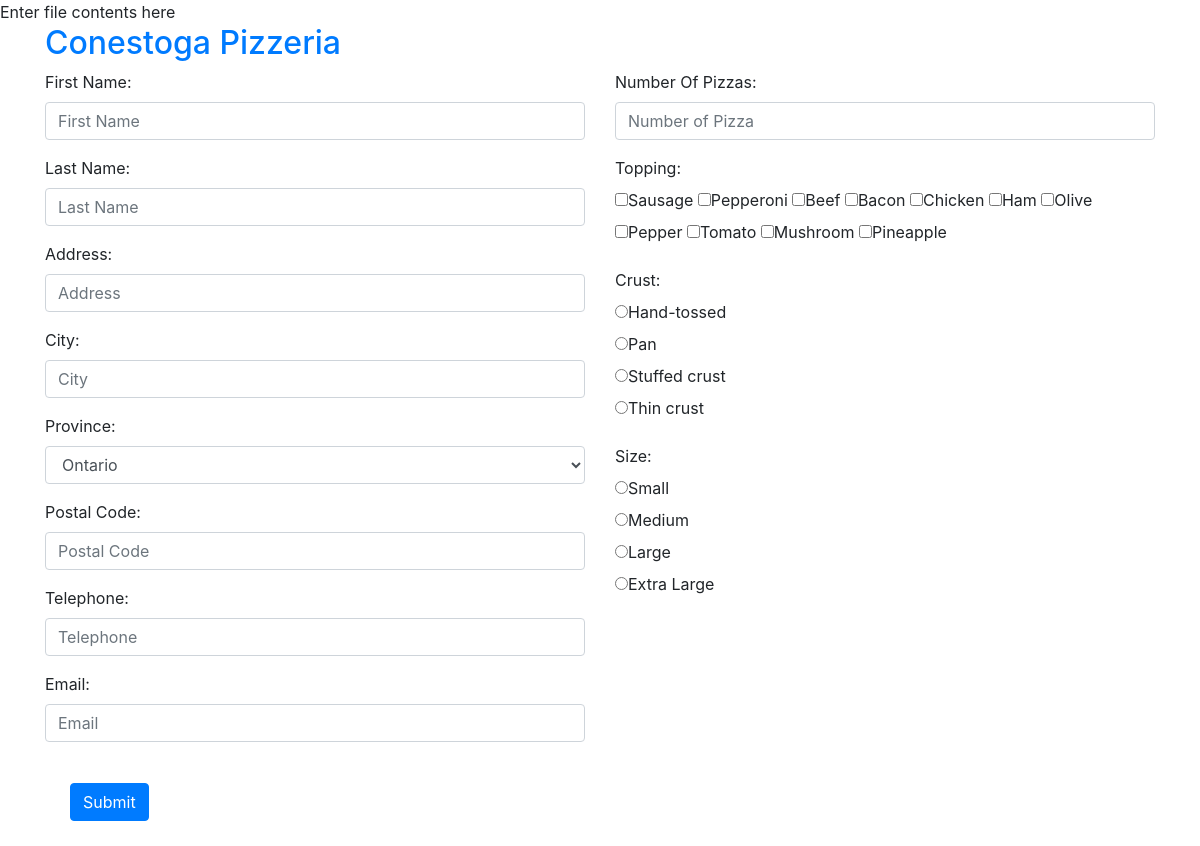
The page /view.php on the database its author committed.
### tables this page shows
CREATE TABLE IF NOT EXISTS `Topping` (
  `ToppingId` int(50) NOT NULL AUTO_INCREMENT,
  `ToppingName` varchar(255) NOT NULL,
  PRIMARY KEY (`ToppingId`)
);

CREATE TABLE IF NOT EXISTS `Crust` (
  `CrustId` int(50) NOT NULL AUTO_INCREMENT,
  `CrustType` varchar(255) NOT NULL,
  `CrustCost` int(10) NOT NULL,
  PRIMARY KEY (`CrustId`)
);

CREATE TABLE IF NOT EXISTS `Size` (
  `SizeId` int(255) NOT NULL AUTO_INCREMENT,
  `SizeType` varchar(255) NOT NULL,
  `SizeCost` int(10) NOT NULL,
  PRIMARY KEY (`SizeId`)
);

### view.php (the view, shortened to what this page needs)
<?php
include("connect.php");
?>
<!DOCTYPE html>
<html lang="en">
<head>
  <link rel="stylesheet" href="css/bootstrap.min.css">
</head>
<body>
<div class="container">
  <a href="index.php" style="text-decoration:none"><h2>Conestoga Pizzeria</h2></a>
  <div class="row">
    <div class="col-sm-6" height="500px">
      <form role="form" action="view.php" method="POST" onSubmit="return validateForm()">
        <div class="form-group">
          <label for="fname">First Name:</label>
          <input type="text" name="fname" class="form-control" id="fname" placeholder="First Name">
        </div>
        <div class="form-group">
          <label for="lname">Last Name:</label>
          <input type="text" name="lname" class="form-control" id="lname" placeholder="Last Name">
        </div>
        <div class="form-group">
          <label for="address">Address:</label>
          <input type="text" name="address" class="form-control" id="address" placeholder="Address"  >
        </div>
        <div class="form-group">
          <label for="city">City:</label>
          <input type="text" name="city" class="form-control" id="city" placeholder="City"  >
        </div>
        <div class="form-group">
          <label for="province">Province:</label>
          <select name="provinceid" class="form-control" id="province" >
           <?php
            $query3 = "SELECT * FROM Province";
    			$arrayforobjects4 = array();
    			$counter = 0;
    			if ($result3 = $mysqli->query($query3))
    			{
    				while ($obj3 = $result3->fetch_array())
    				{
    					$arrayforobjects4[$counter] = $obj3;
    					?>
    							<option value="<?php echo $arrayforobjects4[$counter]['ProvinceId'];?>"><?php echo $arrayforobjects4[$counter]['ProvinceName'];?></option>
    						<?php
    					$counter++;
    				}
    			}
    			?>
          </select>
        </div>
         <div class="form-group">
          <label for="pcode">Postal Code:</label>
          <input type="text" name="pcode" class="form-control" id="pcode" placeholder="Postal Code"  >
        </div>
        <div class="form-group">
          <label for="telephone">Telephone:</label>
          <input type="text" name="telephone" class="form-control" id="telephone" placeholder="Telephone">
        </div>
        <div class="form-group">
          <label for="email">Email:</label>
          <input type="email" name="email" class="form-control" id="email" placeholder="Email" >
        </div>
        </div>
        <div class="col-sm-6" height="500px">
        <div class="form-group">
          <label for="number">Number Of Pizzas:</label>
          <input type="text" name="numberofpizza" class="form-control" id="numberofpizza" placeholder="Number of Pizza">
        </div>
         <div class="form-group">
          <label for="topping">Topping:</label>
          <div class="checkbox">
            <?php
            $query2 = "SELECT * FROM Topping";
    			$arrayforobjects3 = array();
    			$counter = 0;
    			if ($result2 = $mysqli->query($query2))
    			{
    				while ($obj2 = $result2->fetch_array())
    				{
    					$arrayforobjects3[$counter] = $obj2;
    					?>
    							<label class="checkbox-inline"><input type="checkbox" name="topping[]" value="<?php echo $arrayforobjects3[$counter]['ToppingId'];?>"><?php echo $arrayforobjects3[$counter]['ToppingName'];?></label>
    				<?php
    					$counter++;
    				}
    			}
    			?>
        </div>
        </div>
        <div class="form-group">
          <label for="crust">Crust:</label>
           <?php
            $query1 = "SELECT * FROM Crust";
    			$arrayforobjects2 = array();
    			$counter = 0;
    			if ($result1 = $mysqli->query($query1))
    			{
    				while ($obj1 = $result1->fetch_array())
    				{
    					$arrayforobjects2[$counter] = $obj1;
    					?>
    							<div class="radio">
                      <label><input type="radio"  name="crust" value="<?php echo $arrayforobjects2[$counter]['CrustId']; ?>"><?php echo $arrayforobjects2[$counter]['CrustType']; ?></label>
                  </div>
    					<?php
    					$counter++;
    				}
    			}
    			    ?>
        </div>
        <div class="form-group">
          <label for="size">Size:</label>
              <?php
            $query = "SELECT * FROM Size";
    			$arrayforobjects1 = array();
    			$counter = 0;
    			if ($result = $mysqli->query($query))
    			{
    				while ($obj = $result->fetch_array())
    				{
    					$arrayforobjects1[$counter] = $obj;
              ?>
    						<div class="radio">
                      <label><input type="radio" name="size" value="<?php echo $arrayforobjects1[$counter]['SizeId'];?>"><?php echo $arrayforobjects1[$counter]['SizeType'];?></label>
                  </div>
    					<?php
    					$counter++;
    				}
    			}
    			    ?>
        </div>
     </div>
    </div>
        <div class="row text-center" style="margin:25px">
        <button type="submit" name="submit" class="btn btn-primary">Submit</button>
        </div>
  </div>
</body>
</html>

### rows shown on the page
topping: ToppingName "Sausage"
topping: ToppingName "Pepperoni"
topping: ToppingName "Beef"
topping: ToppingName "Bacon"
topping: ToppingName "Chicken"
topping: ToppingName "Ham"
topping: ToppingName "Olive"
topping: ToppingName "Pepper"
topping: ToppingName "Tomato"
topping: ToppingName "Mushroom"
topping: ToppingName "Pineapple"
crust: CrustType "Hand-tossed"
crust: CrustType "Pan"
crust: CrustType "Stuffed crust"
crust: CrustType "Thin crust"
size: SizeType "Small"
size: SizeType "Medium"
size: SizeType "Large"
size: SizeType "Extra Large"

### other values the page prints
form field provinceid "Ontario"
